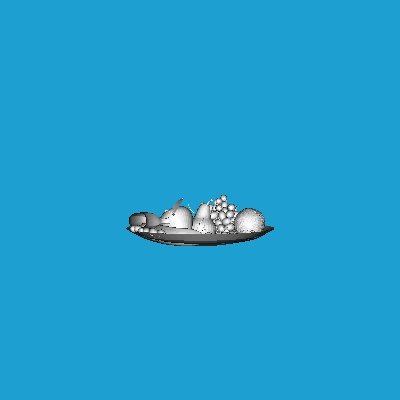
#> input picture fruit.jpg, 400 x 400 px, given in place of fruit.bmp, which was not available
$ python denoise.py
#> lines starting #> are read from the running program, lines starting #| are printed output that depends on the picture; pictures that were not available may be replaced by others from this repository, and a replacement may not be noted
import numpy as np
import cv2
from matplotlib import pyplot as plt

img = cv2.imread('Images/fruit.bmp')
#> img is the input picture: shape (400, 400, 3); mean B, G, R 206.9, 158.4, 32.3
b,g,r = cv2.split(img)           # get b,g,r
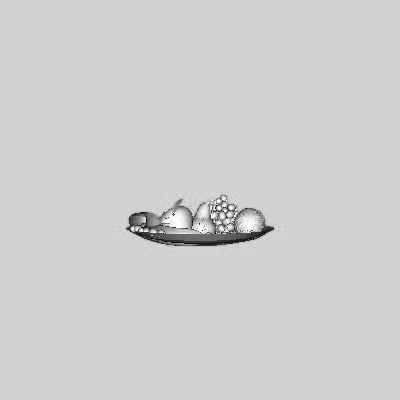
#> b: shape (400, 400); min 0, max 255, mean 206.9
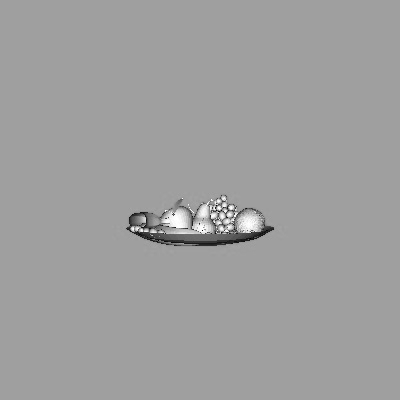
#> g: shape (400, 400); min 0, max 255, mean 158.4
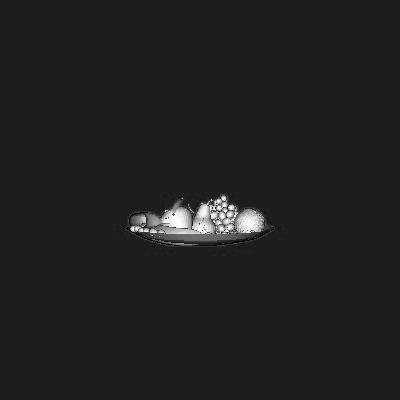
#> r: shape (400, 400); min 0, max 255, mean 32.3
rgb_img = cv2.merge([r,g,b])     # switch it to rgb

# Denoising
dst = cv2.fastNlMeansDenoisingColored(img,None,10,10,7,21)

b,g,r = cv2.split(dst)           # get b,g,r
rgb_dst = cv2.merge([r,g,b])     # switch it to rgb

plt.subplot(211),plt.imshow(rgb_img)
plt.subplot(212),plt.imshow(rgb_dst)
plt.show()
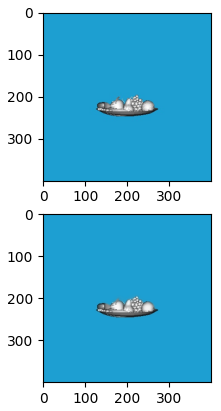
#> figure drawn by matplotlib, 2 panels

$ run again, with cube.jpg copied over fruit.jpg
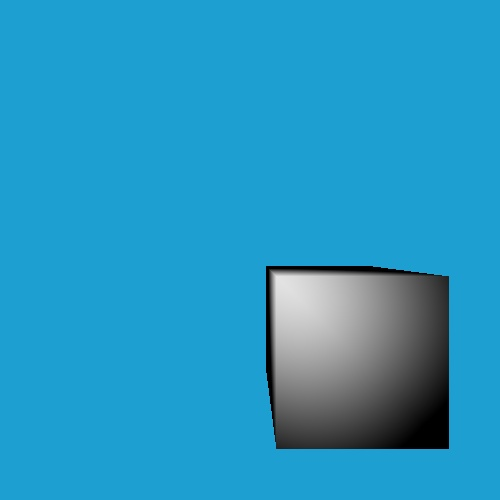
#> input picture cube.jpg, 500 x 500 px, given in place of fruit.bmp, which was not available
#> img is the input picture: shape (500, 500, 3); mean B, G, R 195.2, 151.7, 38.7
#> `b,g,r = cv2.split(img)`:
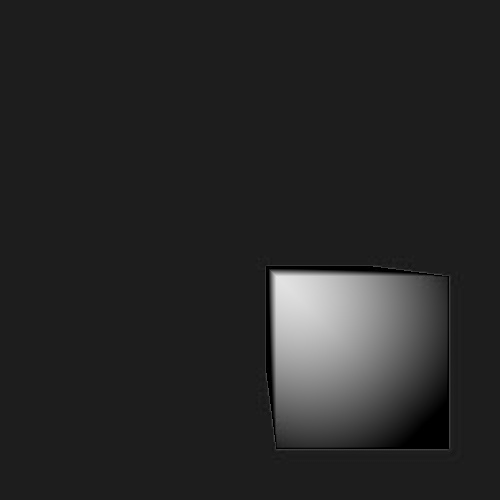
#> r: shape (500, 500); min 0, max 229, mean 38.7
#> `plt.show()`:
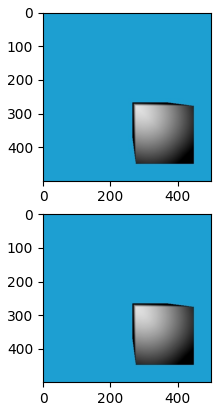
#> figure drawn by matplotlib, 2 panels
